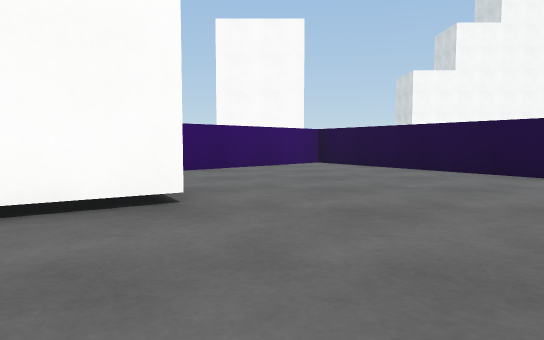
View 1 (above)

24 first-person views from a walk through a Unity game level. The camera is 0.59 m above the floor, tilts 4° down and sees 70° across. The floor is counted in squares, 1 m on a side. Each view is taken from the middle of a square. On the plan, view 1 faces up. The plan holds only what a view shows up to about 10 squares ahead; the rest is blank. The place goes on beyond the plan. The player character is not drawn. Surface patterns are stand-ins for the level's own textures.

View 2
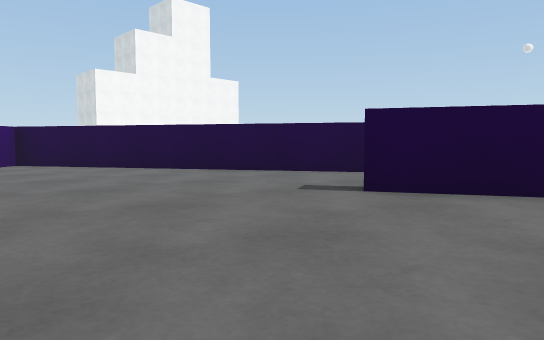

View 3
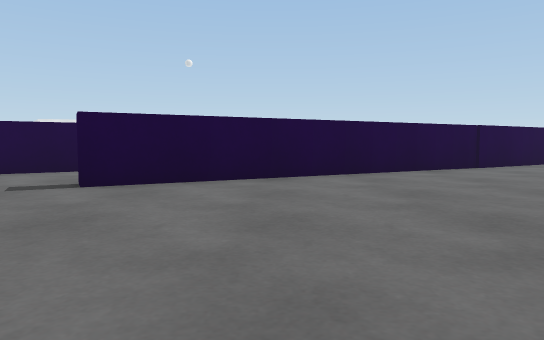

View 4
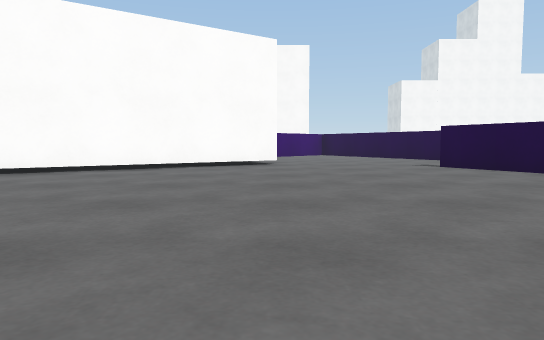

View 5
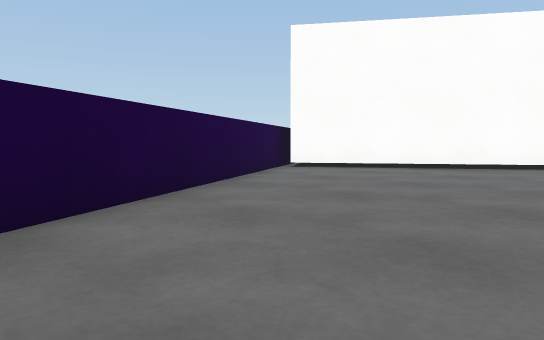

View 6
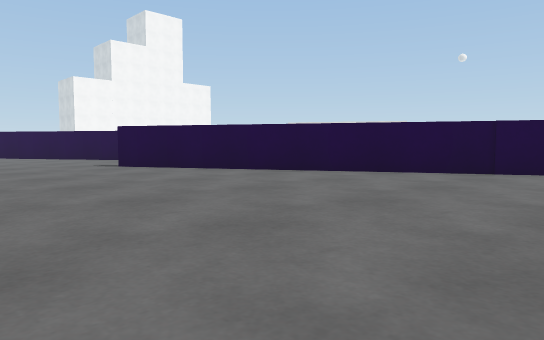

View 7
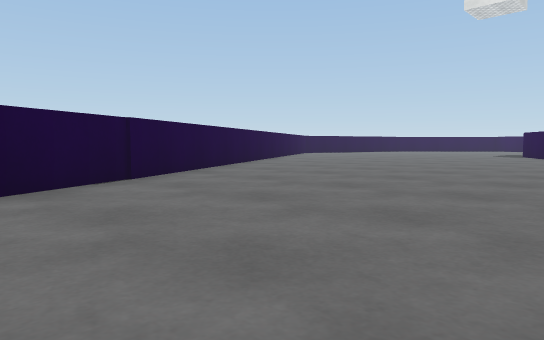

View 8
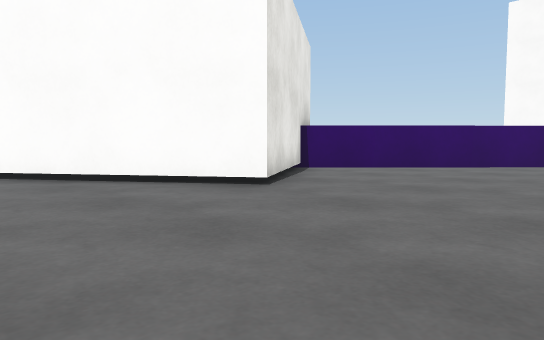

View 9
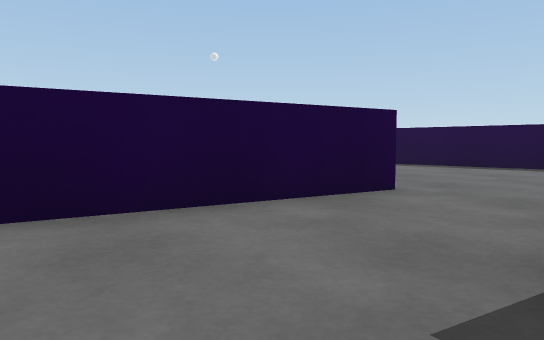

View 10
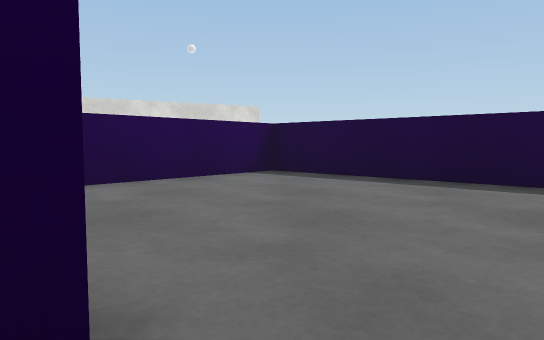

View 11
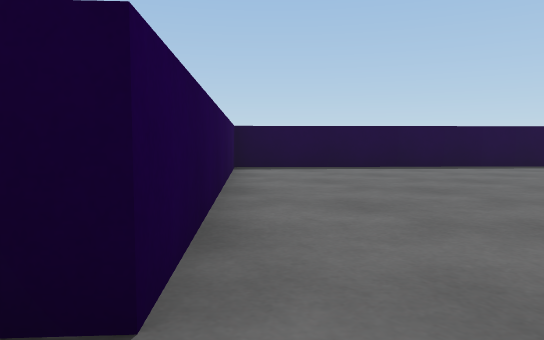

View 12
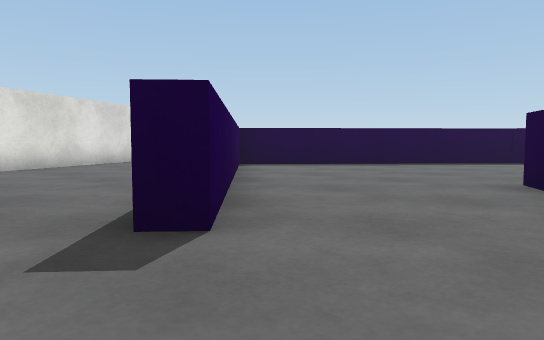

View 13
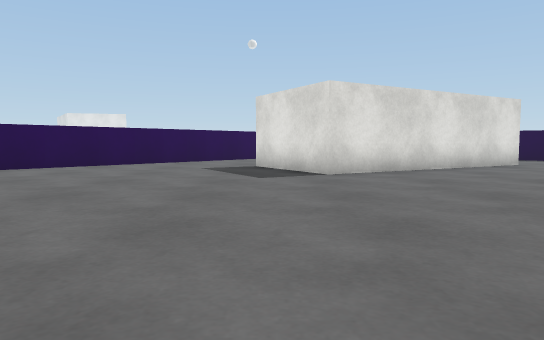

View 14
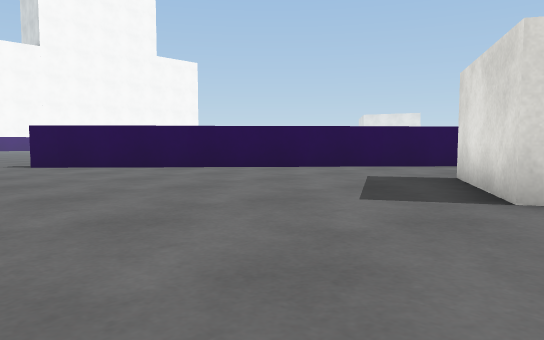

View 15
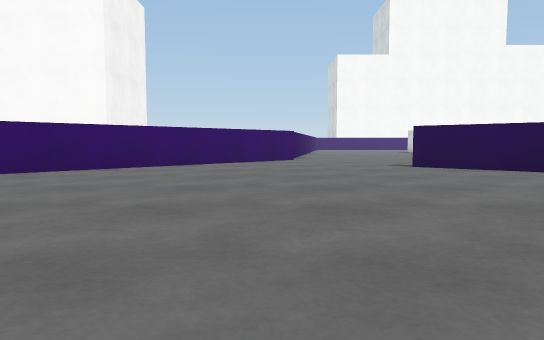

View 16
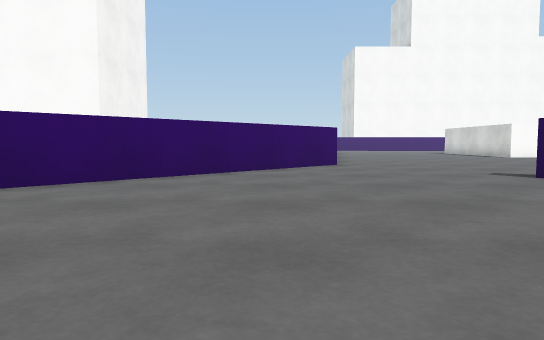

View 17
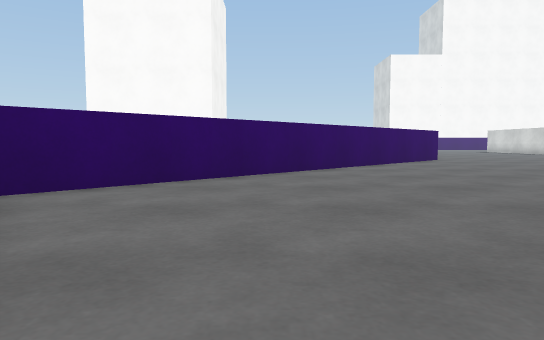

View 18
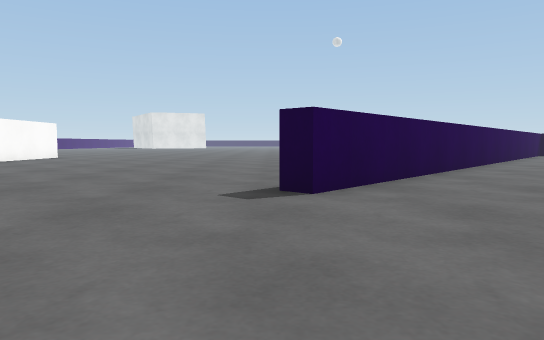

View 19
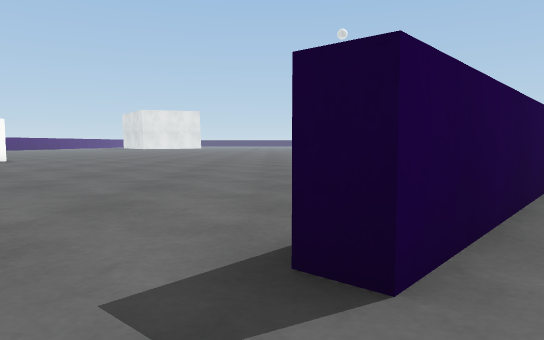

View 20
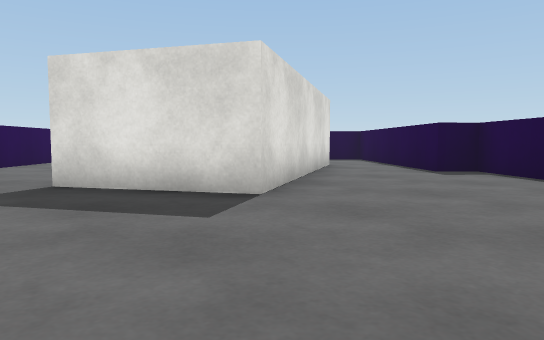

View 21
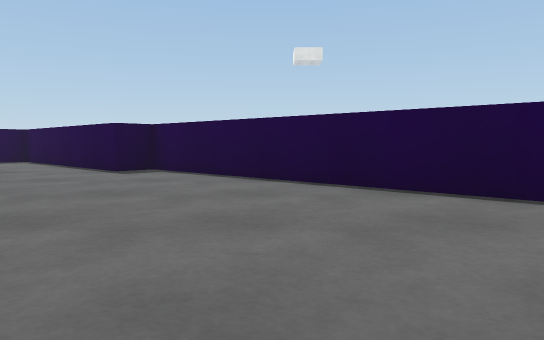

View 22
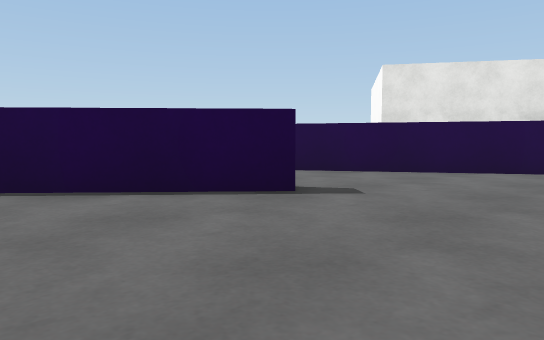

View 23
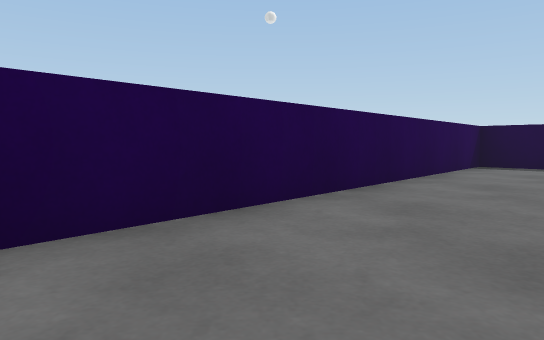

View 24
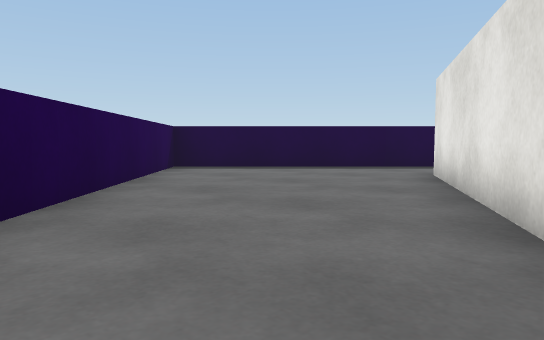

### Floor plan
Points are (right, up) in squares from view 1. A wall is a line through its corners. A room is listed if a view was taken in it or the views show most of it. See-through windows are left out.
Room 1 (views 1, 2, 3, 4, 5, 6, 7, 8, 9, 10)
walls: (6.9, 2.4) (1.4, 11.7) (-3.1, 7) (-0.9, 3.8) (-6.4, 0); (-6.5, -0.4) (-3, -6.6); (8.6, -7.6) (3.1, 2.5) (3.6, 2.8)
ways out: opening at (6.7, 1)
Room 2 (views 11, 12, 13, 14, 15, 16, 17, 18, 19, 20, 21, 22, 23, 24)
walls: (20.7, 11) (13.5, 17.5) (13.8, 18); (18.1, 2.8) (15.2, 7.9) (17.9, 9.4); (10.4, 21.1) (1.9, 12.2); (9.7, 6) (8.1, 7.5) (8.4, 7.9) (14.6, 2.3) (15.2, 3) (16.3, 2); (3.3, 9.5) (5.8, 5.4)
ways out: opening at (8.3, 5); opening at (17, 3); opening at (19.3, 10)

Positions as (right, up) in squares from view 1, and headings:
1: (0, 0), facing up
2: (-1, 0), facing up-right
3: (-2, 0), facing right
4: (-1, -7), facing up
5: (0, -7), facing up-left
6: (-1, -7), facing up-right
7: (1, -2), facing down-right
8: (3, 0), facing up-left
9: (2, 4), facing right
10: (6, 2), facing right
11: (7, 8), facing down-right
12: (6, 9), facing down-right
13: (8, 9), facing right
14: (11, 7), facing up-right
15: (10, 8), facing up
16: (9, 11), facing up
17: (5, 8), facing up
18: (9, 18), facing right
19: (12, 18), facing right
20: (12, 11), facing down-right
21: (12, 11), facing down
22: (12, 11), facing down-left
23: (17, 11), facing right
24: (18, 11), facing down-right
